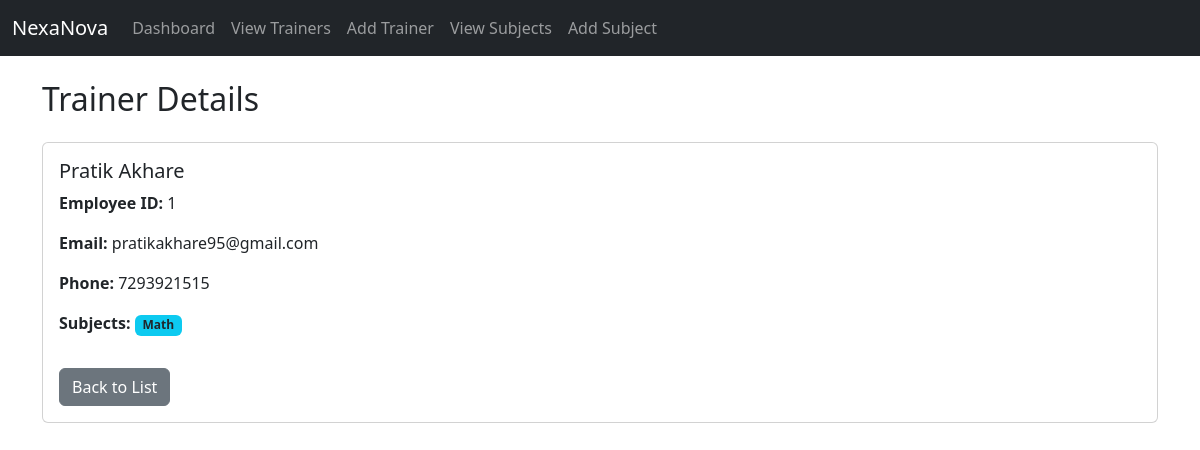
/trainers/1/, run on the app's committed database.
### trainer/models.py (models this page shows, shortened)
class Trainer(models.Model):
    emp_id = models.IntegerField(unique=True)
    name = models.CharField(max_length=100)
    email = models.EmailField()
    phone = models.CharField(max_length=15)
    subjects = models.ManyToManyField(Subject, related_name='trainers')

class Subject(models.Model):
    code = models.CharField(max_length=10, unique=True)
    name = models.CharField(max_length=100)
    description = models.TextField(blank=True)

### trainer/views.py (the view)
# urls.py: path('trainers/<int:pk>/', views.view_trainer, name='view-trainer'),
def view_trainer(request, pk):
    trainer = get_object_or_404(Trainer, pk=pk)
    return render(request, 'trainer/view_trainer.html', {'trainer': trainer})

### trainer/templates/trainer/view_trainer.html (shortened to what this page needs)
{% extends 'trainer/base.html' %}
{% block content %}
<h2 class="mb-4">Trainer Details</h2>
<div class="card">
  <div class="card-body">
    <h5 class="card-title">{{ trainer.name }}</h5>
    <p><strong>Employee ID:</strong> {{ trainer.emp_id }}</p>
    <p><strong>Email:</strong> {{ trainer.email }}</p>
    <p><strong>Phone:</strong> {{ trainer.phone }}</p>
    <p><strong>Subjects:</strong>
      {% for subject in trainer.subjects.all %}
        <span class="badge bg-info text-dark">{{ subject.name }}</span>
      {% endfor %}
    </p>
    <a href="{% url 'trainer-list' %}" class="btn btn-secondary mt-3">Back to List</a>
  </div>
</div>
{% endblock %}

### data on the page
Trainer: name "Pratik Akhare", emp_id "1", email "pratikakhare95@gmail.com", phone "7293921515"
Subject: name "Math"
